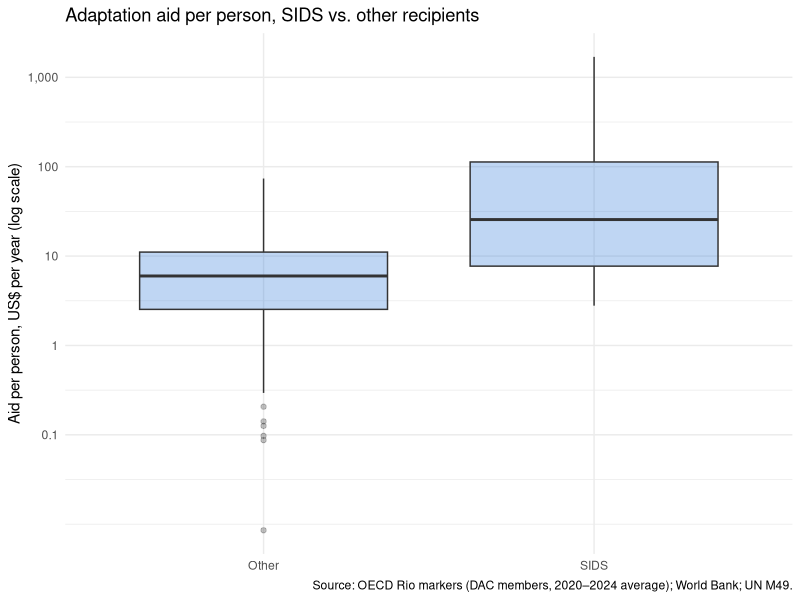
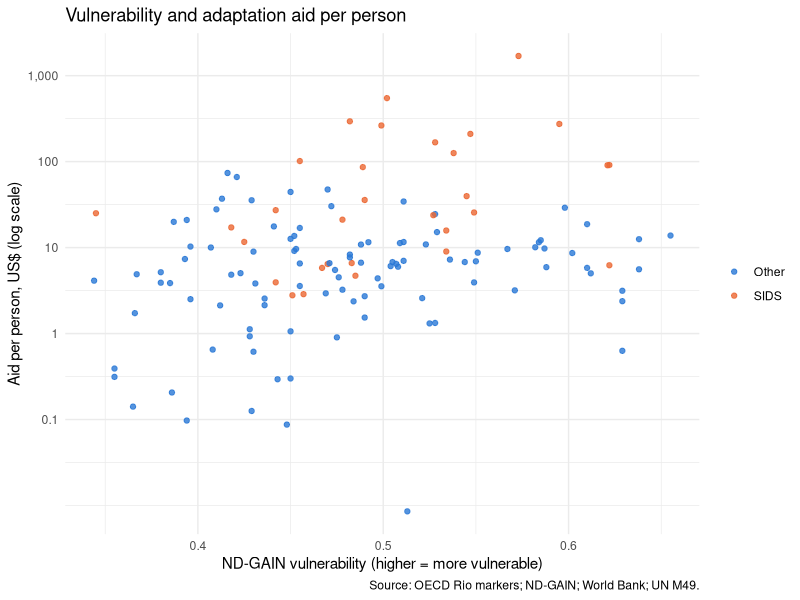
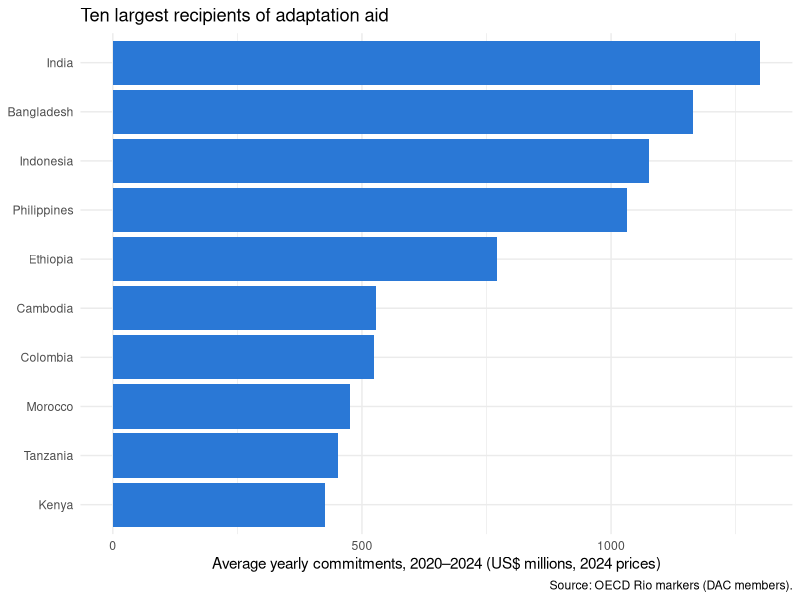
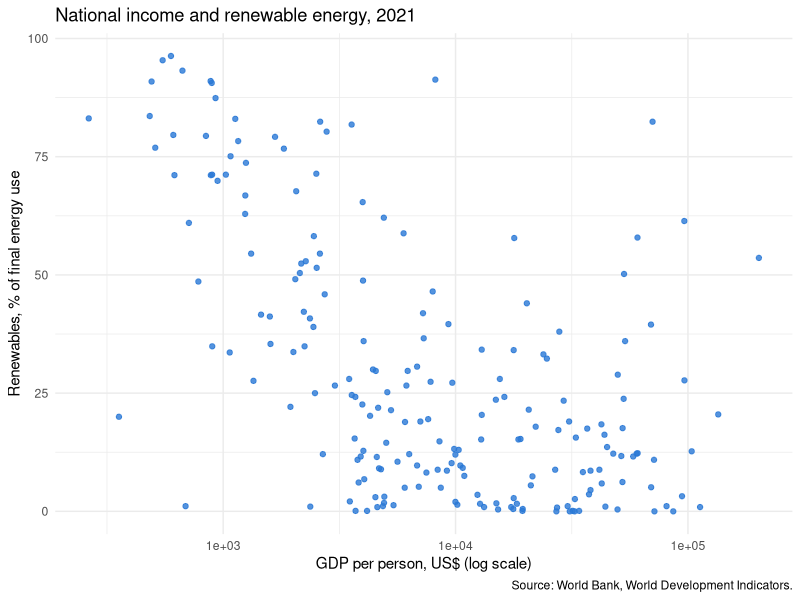
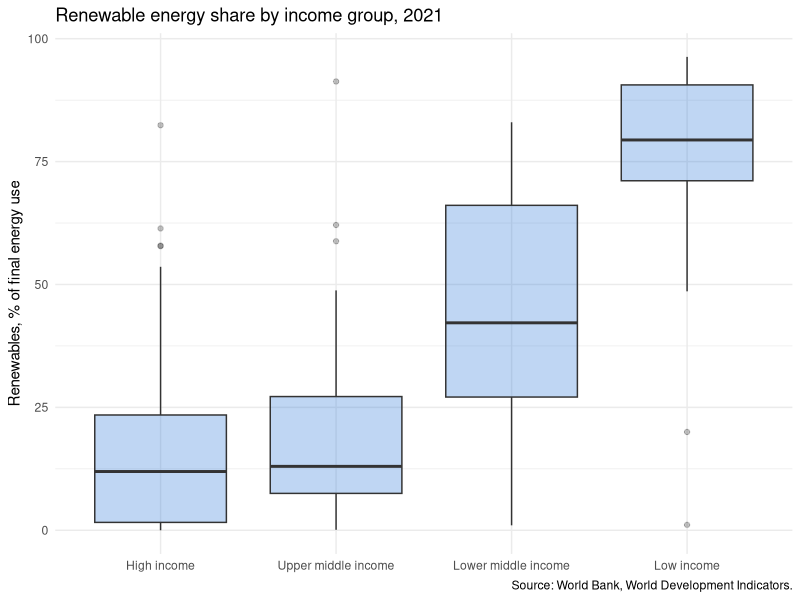

Reproduce these figures in R, in order.
## ---- chunk 1
#| message: false
library(tidyverse)
## ---- chunk 2
aid <- read_csv("data/adaptation_aid.csv")
glimpse(aid)
nrow(aid)
## ---- chunk 3
aid %>% count(sids)
aid %>% count(income_group)
## ---- chunk 4
aid <- aid %>%
  mutate(aid_pc = adapt_aid_musd * 1000000 / population)
## ---- chunk 5
aid %>%
  summarize(mean = mean(aid_pc),
            median = median(aid_pc),
            sd = sd(aid_pc),
            n = n())
## ---- chunk 6
aid %>%
  arrange(desc(adapt_aid_musd)) %>%
  select(country, sids, adapt_aid_musd, aid_pc) %>%
  slice_head(n = 10)

aid %>%
  arrange(desc(aid_pc)) %>%
  select(country, sids, population, aid_pc) %>%
  slice_head(n = 10)
## ---- chunk 7
aid %>%
  group_by(sids) %>%
  summarize(mean_pc = mean(aid_pc),
            median_pc = median(aid_pc),
            sd_pc = sd(aid_pc),
            n = n())
## ---- chunk 8
aid %>%
  group_by(sids) %>%
  summarize(total_musd = sum(adapt_aid_musd)) %>%
  mutate(share = total_musd / sum(total_musd))
## ---- chunk 9
aid_low <- aid %>%
  filter(income_group %in% c("Low income", "Lower middle income"))

aid_low %>%
  group_by(sids) %>%
  summarize(median_pc = median(aid_pc),
            n = n())
## ---- chunk 10
ggplot(aid, aes(x = sids, y = aid_pc)) +
  geom_boxplot(fill = "#2a78d6", alpha = 0.3) +
  scale_y_log10(breaks = c(0.1, 1, 10, 100, 1000),
                labels = c("0.1", "1", "10", "100", "1,000")) +
  labs(title = "Adaptation aid per person, SIDS vs. other recipients",
       x = NULL,
       y = "Aid per person, US$ per year (log scale)",
       caption = "Source: OECD Rio markers (DAC members, 2020–2024 average); World Bank; UN M49.") +
  theme_minimal()
## ---- chunk 11
ggplot(aid, aes(x = vulnerability, y = aid_pc, color = sids)) +
  geom_point(alpha = 0.8) +
  scale_y_log10(breaks = c(0.1, 1, 10, 100, 1000),
                labels = c("0.1", "1", "10", "100", "1,000")) +
  scale_color_manual(values = c(Other = "#2a78d6", SIDS = "#eb6834")) +
  labs(title = "Vulnerability and adaptation aid per person",
       x = "ND-GAIN vulnerability (higher = more vulnerable)",
       y = "Aid per person, US$ (log scale)",
       color = NULL,
       caption = "Source: OECD Rio markers; ND-GAIN; World Bank; UN M49.") +
  theme_minimal()
## ---- chunk 12
aid %>%
  arrange(desc(adapt_aid_musd)) %>%
  slice_head(n = 10) %>%
  ggplot(aes(x = adapt_aid_musd, y = reorder(country, adapt_aid_musd))) +
  geom_col(fill = "#2a78d6") +
  labs(title = "Ten largest recipients of adaptation aid",
       x = "Average yearly commitments, 2020–2024 (US$ millions, 2024 prices)",
       y = NULL,
       caption = "Source: OECD Rio markers (DAC members).") +
  theme_minimal()
## ---- chunk 13
cor(aid$vulnerability, log(aid$aid_pc))
## ---- chunk 14
cor.test(aid$vulnerability, log(aid$aid_pc))
## ---- chunk 15
t.test(aid_pc ~ sids, data = aid)
## ---- chunk 16
t.test(aid_pc ~ sids, data = aid_low)
## ---- chunk 17
renew <- read_csv("data/renewables.csv")
glimpse(renew)
nrow(renew)
## ---- chunk 18
renew %>% count(income_group)
## ---- chunk 19
renew %>%
  summarize(mean = mean(renew_share),
            median = median(renew_share),
            sd = sd(renew_share),
            n = n())
## ---- chunk 20
renew %>%
  arrange(desc(renew_share)) %>%
  select(country, income_group, gdp_pc, renew_share) %>%
  slice_head(n = 10)
## ---- chunk 21
renew %>%
  group_by(income_group) %>%
  summarize(mean = mean(renew_share),
            median = median(renew_share),
            sd = sd(renew_share),
            n = n())
## ---- chunk 22
renew %>%
  group_by(income_group) %>%
  summarize(total_pop = sum(population)) %>%
  mutate(share = total_pop / sum(total_pop))
## ---- chunk 23
ggplot(renew, aes(x = gdp_pc, y = renew_share)) +
  geom_point(color = "#2a78d6", alpha = 0.8) +
  scale_x_log10() +
  labs(title = "National income and renewable energy, 2021",
       x = "GDP per person, US$ (log scale)",
       y = "Renewables, % of final energy use",
       caption = "Source: World Bank, World Development Indicators.") +
  theme_minimal()
## ---- chunk 24
ggplot(renew, aes(x = reorder(income_group, renew_share), y = renew_share)) +
  geom_boxplot(fill = "#2a78d6", alpha = 0.3) +
  labs(title = "Renewable energy share by income group, 2021",
       x = NULL,
       y = "Renewables, % of final energy use",
       caption = "Source: World Bank, World Development Indicators.") +
  theme_minimal()
## ---- chunk 25
cor(log(renew$gdp_pc), renew$renew_share)
cor.test(log(renew$gdp_pc), renew$renew_share)
## ---- chunk 26
renew_two <- renew %>%
  filter(income_group %in% c("High income", "Low income"))

t.test(renew_share ~ income_group, data = renew_two)
## ---- chunk 27

## ---- chunk 28

## ---- chunk 29

## ---- chunk 30

## ---- chunk 31

## ---- chunk 32

## ---- chunk 33

## ---- chunk 34

## ---- chunk 35
